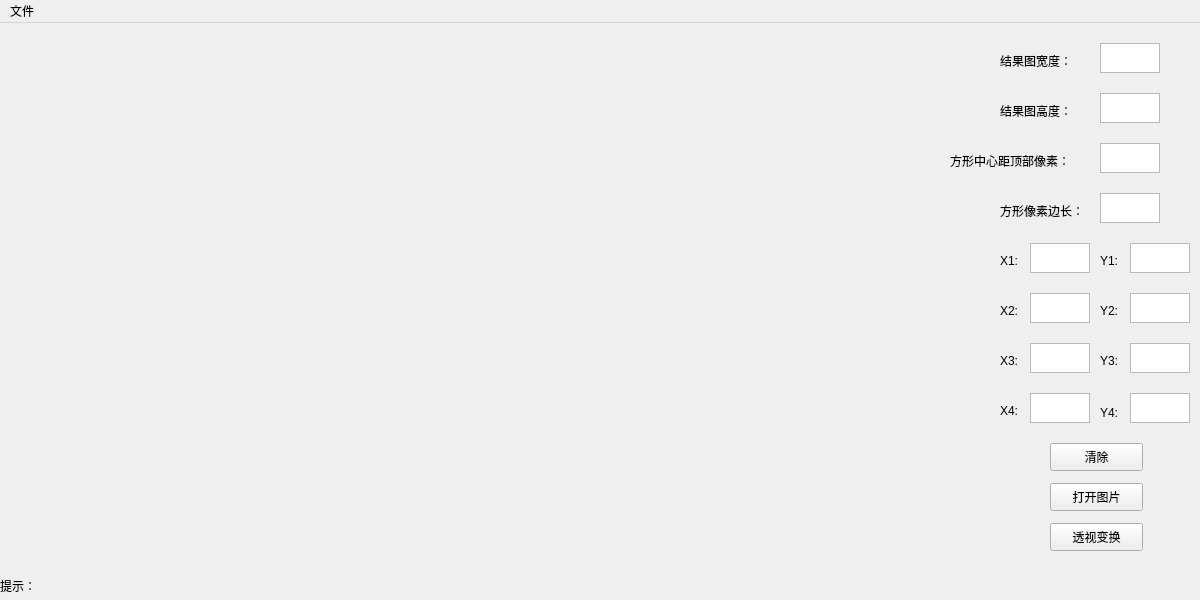
<?xml version="1.0" encoding="UTF-8"?>
<ui version="4.0">
 <class>IpmWindow</class>
 <widget class="QMainWindow" name="IpmWindow">
  <property name="geometry">
   <rect>
    <x>0</x>
    <y>0</y>
    <width>1200</width>
    <height>600</height>
   </rect>
  </property>
  <property name="windowTitle">
   <string>RUBO IPM</string>
  </property>
  <property name="styleSheet">
   <string notr="true">QToolBar{border-color: rgb(0, 0, 0);border:1px solid;}</string>
  </property>
  <property name="documentMode">
   <bool>true</bool>
  </property>
  <widget class="QWidget" name="centralWidget">
   <widget class="QPushButton" name="button_openpic">
    <property name="geometry">
     <rect>
      <x>1050</x>
      <y>460</y>
      <width>93</width>
      <height>28</height>
     </rect>
    </property>
    <property name="text">
     <string>打开图片</string>
    </property>
   </widget>
   <widget class="QPushButton" name="button_ipm">
    <property name="geometry">
     <rect>
      <x>1050</x>
      <y>500</y>
      <width>93</width>
      <height>28</height>
     </rect>
    </property>
    <property name="text">
     <string>透视变换</string>
    </property>
   </widget>
   <widget class="QTextEdit" name="text_high">
    <property name="geometry">
     <rect>
      <x>1100</x>
      <y>70</y>
      <width>60</width>
      <height>30</height>
     </rect>
    </property>
   </widget>
   <widget class="QLabel" name="label_high">
    <property name="geometry">
     <rect>
      <x>1000</x>
      <y>80</y>
      <width>91</width>
      <height>16</height>
     </rect>
    </property>
    <property name="text">
     <string>结果图高度：</string>
    </property>
   </widget>
   <widget class="QLabel" name="label_ysite">
    <property name="geometry">
     <rect>
      <x>950</x>
      <y>130</y>
      <width>141</width>
      <height>16</height>
     </rect>
    </property>
    <property name="text">
     <string>方形中心距顶部像素：</string>
    </property>
   </widget>
   <widget class="QTextEdit" name="text_ysite">
    <property name="geometry">
     <rect>
      <x>1100</x>
      <y>120</y>
      <width>60</width>
      <height>30</height>
     </rect>
    </property>
   </widget>
   <widget class="QTextEdit" name="text_width">
    <property name="geometry">
     <rect>
      <x>1100</x>
      <y>20</y>
      <width>60</width>
      <height>30</height>
     </rect>
    </property>
   </widget>
   <widget class="QLabel" name="label_width">
    <property name="geometry">
     <rect>
      <x>1000</x>
      <y>30</y>
      <width>91</width>
      <height>16</height>
     </rect>
    </property>
    <property name="text">
     <string>结果图宽度：</string>
    </property>
   </widget>
   <widget class="QLabel" name="label_len">
    <property name="geometry">
     <rect>
      <x>1000</x>
      <y>180</y>
      <width>141</width>
      <height>16</height>
     </rect>
    </property>
    <property name="font">
     <font>
      <bold>false</bold>
     </font>
    </property>
    <property name="text">
     <string>方形像素边长：</string>
    </property>
   </widget>
   <widget class="QTextEdit" name="text_len">
    <property name="geometry">
     <rect>
      <x>1100</x>
      <y>170</y>
      <width>60</width>
      <height>30</height>
     </rect>
    </property>
   </widget>
   <widget class="QLabel" name="label_x1">
    <property name="geometry">
     <rect>
      <x>1000</x>
      <y>230</y>
      <width>21</width>
      <height>16</height>
     </rect>
    </property>
    <property name="text">
     <string>X1:</string>
    </property>
   </widget>
   <widget class="QLabel" name="label_y1">
    <property name="geometry">
     <rect>
      <x>1100</x>
      <y>230</y>
      <width>21</width>
      <height>16</height>
     </rect>
    </property>
    <property name="text">
     <string>Y1:</string>
    </property>
   </widget>
   <widget class="QTextEdit" name="text_x1">
    <property name="geometry">
     <rect>
      <x>1030</x>
      <y>220</y>
      <width>60</width>
      <height>30</height>
     </rect>
    </property>
   </widget>
   <widget class="QTextEdit" name="text_y1">
    <property name="geometry">
     <rect>
      <x>1130</x>
      <y>220</y>
      <width>60</width>
      <height>30</height>
     </rect>
    </property>
   </widget>
   <widget class="QTextEdit" name="text_y2">
    <property name="geometry">
     <rect>
      <x>1130</x>
      <y>270</y>
      <width>60</width>
      <height>30</height>
     </rect>
    </property>
   </widget>
   <widget class="QTextEdit" name="text_x2">
    <property name="geometry">
     <rect>
      <x>1030</x>
      <y>270</y>
      <width>60</width>
      <height>30</height>
     </rect>
    </property>
   </widget>
   <widget class="QTextEdit" name="text_x3">
    <property name="geometry">
     <rect>
      <x>1030</x>
      <y>320</y>
      <width>60</width>
      <height>30</height>
     </rect>
    </property>
   </widget>
   <widget class="QTextEdit" name="text_x4">
    <property name="geometry">
     <rect>
      <x>1030</x>
      <y>370</y>
      <width>60</width>
      <height>30</height>
     </rect>
    </property>
   </widget>
   <widget class="QTextEdit" name="text_y3">
    <property name="geometry">
     <rect>
      <x>1130</x>
      <y>320</y>
      <width>60</width>
      <height>30</height>
     </rect>
    </property>
   </widget>
   <widget class="QTextEdit" name="text_y4">
    <property name="geometry">
     <rect>
      <x>1130</x>
      <y>370</y>
      <width>60</width>
      <height>30</height>
     </rect>
    </property>
   </widget>
   <widget class="QLabel" name="label_x2">
    <property name="geometry">
     <rect>
      <x>1000</x>
      <y>280</y>
      <width>21</width>
      <height>16</height>
     </rect>
    </property>
    <property name="text">
     <string>X2:</string>
    </property>
   </widget>
   <widget class="QLabel" name="label_x3">
    <property name="geometry">
     <rect>
      <x>1000</x>
      <y>330</y>
      <width>21</width>
      <height>16</height>
     </rect>
    </property>
    <property name="text">
     <string>X3:</string>
    </property>
   </widget>
   <widget class="QLabel" name="label_x4">
    <property name="geometry">
     <rect>
      <x>1000</x>
      <y>380</y>
      <width>21</width>
      <height>16</height>
     </rect>
    </property>
    <property name="text">
     <string>X4:</string>
    </property>
   </widget>
   <widget class="QLabel" name="label_y2">
    <property name="geometry">
     <rect>
      <x>1100</x>
      <y>280</y>
      <width>21</width>
      <height>16</height>
     </rect>
    </property>
    <property name="text">
     <string>Y2:</string>
    </property>
   </widget>
   <widget class="QLabel" name="label_y3">
    <property name="geometry">
     <rect>
      <x>1100</x>
      <y>330</y>
      <width>21</width>
      <height>16</height>
     </rect>
    </property>
    <property name="text">
     <string>Y3:</string>
    </property>
   </widget>
   <widget class="QLabel" name="label_y4">
    <property name="geometry">
     <rect>
      <x>1100</x>
      <y>380</y>
      <width>20</width>
      <height>20</height>
     </rect>
    </property>
    <property name="text">
     <string>Y4:</string>
    </property>
   </widget>
   <widget class="myLabel" name="label_pic1">
    <property name="geometry">
     <rect>
      <x>0</x>
      <y>0</y>
      <width>940</width>
      <height>600</height>
     </rect>
    </property>
    <property name="text">
     <string/>
    </property>
    <property name="textFormat">
     <enum>Qt::PlainText</enum>
    </property>
   </widget>
   <widget class="QPushButton" name="button_clear">
    <property name="geometry">
     <rect>
      <x>1050</x>
      <y>420</y>
      <width>93</width>
      <height>28</height>
     </rect>
    </property>
    <property name="text">
     <string>清除</string>
    </property>
   </widget>
   <widget class="QLabel" name="label_tips">
    <property name="geometry">
     <rect>
      <x>0</x>
      <y>555</y>
      <width>1200</width>
      <height>16</height>
     </rect>
    </property>
    <property name="text">
     <string>提示：</string>
    </property>
   </widget>
   <zorder>label_pic1</zorder>
   <zorder>button_openpic</zorder>
   <zorder>button_ipm</zorder>
   <zorder>text_high</zorder>
   <zorder>label_high</zorder>
   <zorder>label_ysite</zorder>
   <zorder>text_ysite</zorder>
   <zorder>text_width</zorder>
   <zorder>label_width</zorder>
   <zorder>label_len</zorder>
   <zorder>text_len</zorder>
   <zorder>label_x1</zorder>
   <zorder>label_y1</zorder>
   <zorder>text_x1</zorder>
   <zorder>text_y1</zorder>
   <zorder>text_y2</zorder>
   <zorder>text_x2</zorder>
   <zorder>text_x3</zorder>
   <zorder>text_x4</zorder>
   <zorder>text_y3</zorder>
   <zorder>text_y4</zorder>
   <zorder>label_x2</zorder>
   <zorder>label_x3</zorder>
   <zorder>label_x4</zorder>
   <zorder>label_y2</zorder>
   <zorder>label_y3</zorder>
   <zorder>label_y4</zorder>
   <zorder>button_clear</zorder>
   <zorder>label_tips</zorder>
  </widget>
  <widget class="QMenuBar" name="menuBar">
   <property name="geometry">
    <rect>
     <x>0</x>
     <y>0</y>
     <width>1200</width>
     <height>26</height>
    </rect>
   </property>
   <widget class="QMenu" name="menu_doc">
    <property name="title">
     <string>文件</string>
    </property>
    <addaction name="open"/>
    <addaction name="save"/>
    <addaction name="about"/>
    <addaction name="back"/>
    <addaction name="exit"/>
   </widget>
   <addaction name="menu_doc"/>
  </widget>
  <action name="open">
   <property name="text">
    <string>打开图片</string>
   </property>
   <property name="toolTip">
    <string>打开图片</string>
   </property>
   <property name="shortcut">
    <string>Ctrl+O</string>
   </property>
  </action>
  <action name="about">
   <property name="text">
    <string>关于</string>
   </property>
   <property name="toolTip">
    <string>关于</string>
   </property>
   <property name="shortcut">
    <string>Ctrl+A</string>
   </property>
  </action>
  <action name="exit">
   <property name="text">
    <string>退出</string>
   </property>
   <property name="shortcut">
    <string>Ctrl+Q</string>
   </property>
  </action>
  <action name="back">
   <property name="text">
    <string>返回</string>
   </property>
   <property name="shortcut">
    <string>Ctrl+B</string>
   </property>
  </action>
  <action name="save">
   <property name="text">
    <string>保存图片</string>
   </property>
   <property name="shortcut">
    <string>Ctrl+S</string>
   </property>
  </action>
 </widget>
 <layoutdefault spacing="6" margin="11"/>
 <customwidgets>
  <customwidget>
   <class>myLabel</class>
   <extends>QLabel</extends>
   <header location="global">rubo_label.h</header>
  </customwidget>
 </customwidgets>
 <resources/>
 <connections/>
</ui>
